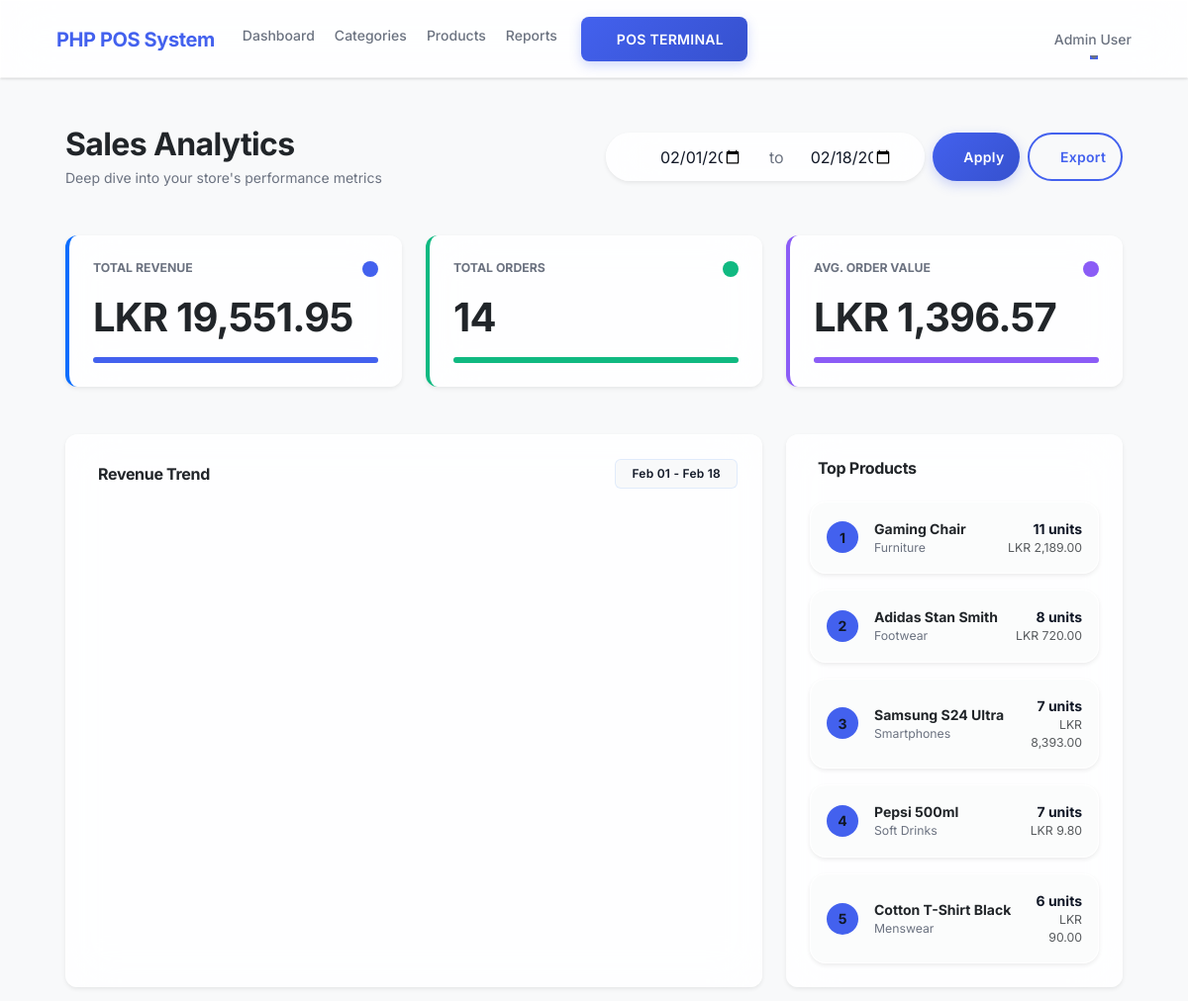
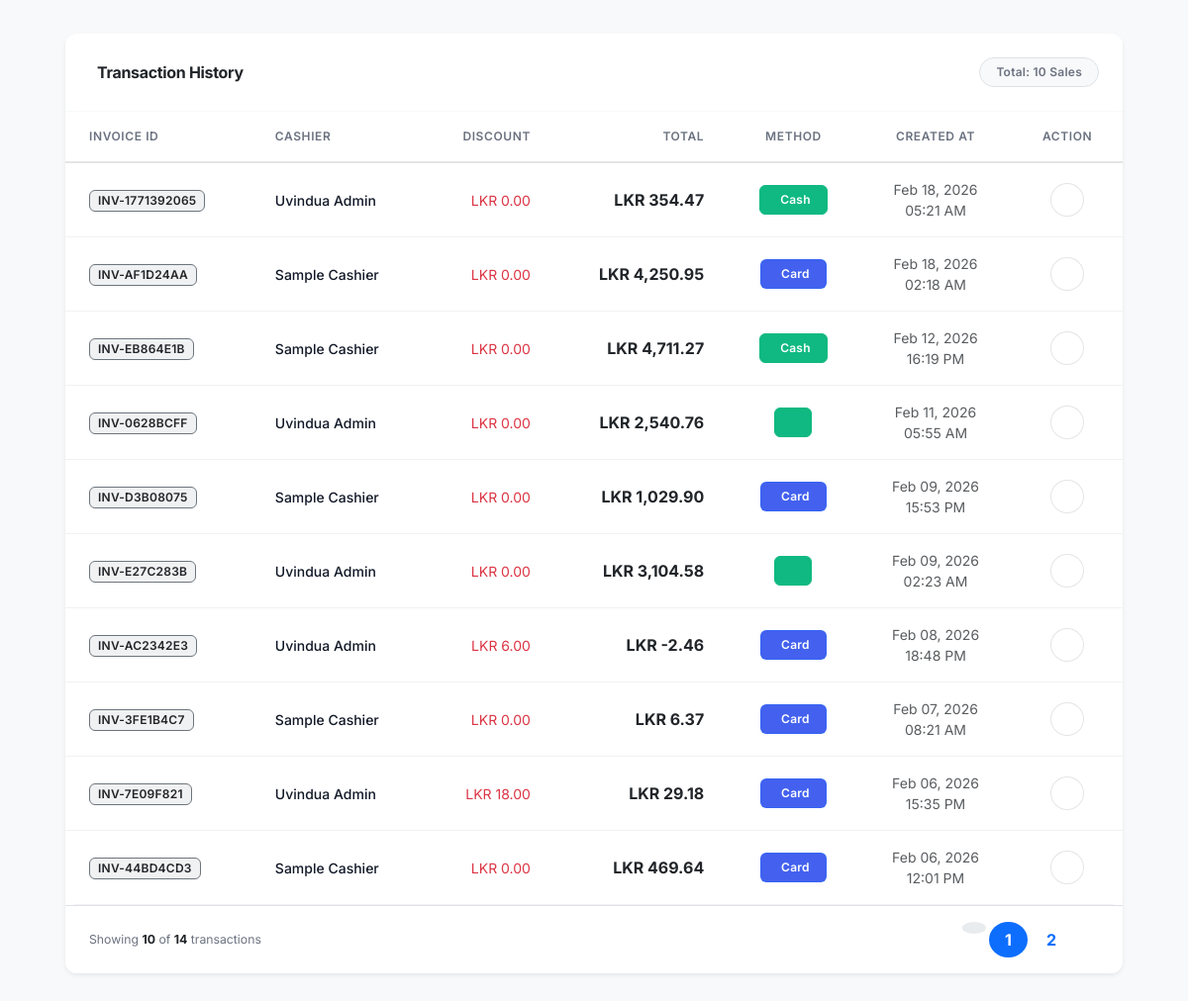
The app's page /reports (signed in) with its own data (2 pictures, top to bottom).
### tables this page shows
CREATE TABLE `sales` (
  `id` int(11) NOT NULL,
  `invoice_id` varchar(50) NOT NULL,
  `user_id` int(11) DEFAULT NULL,
  `customer_id` int(11) DEFAULT NULL,
  `subtotal` decimal(10,2) NOT NULL,
  `tax` decimal(10,2) DEFAULT 0.00,
  `discount` decimal(10,2) DEFAULT 0.00,
  `total` decimal(10,2) NOT NULL,
  `payment_method` enum('cash','card','mobile') DEFAULT 'cash',
  `created_at` timestamp NOT NULL DEFAULT current_timestamp()
);

CREATE TABLE `users` (
  `id` int(11) NOT NULL,
  `name` varchar(255) NOT NULL,
  `email` varchar(255) NOT NULL,
  `username` varchar(255) NOT NULL,
  `password` varchar(255) NOT NULL,
  `role` enum('admin','cashier') DEFAULT 'cashier',
  `created_at` timestamp NOT NULL DEFAULT current_timestamp()
);

### app/views/reports/sales.php (the view, shortened to what the rows shown need)
<?php require APPROOT . '/views/inc/header.php'; ?>
<div class="container-fluid py-4 pb-5">
    <div class="row mb-5 align-items-center">
        <div class="col-md-6">
            <h1 class="h2 mb-1 fw-bold text-dark">Sales Analytics</h1>
        </div>
    </div>
    <div class="row g-4 mb-5">
        <div class="col-xl-4 col-md-6">
            <div class="glass-card p-4 border-0 border-start border-4 border-primary h-100 shadow-sm">
                <h2 class="display-6 fw-bold mb-1 text-dark"><?php echo CURRENCY; ?><?php echo number_format($data['globalStats']->total_revenue, 2); ?></h2>
            </div>
        </div>
        <div class="col-xl-4 col-md-6">
            <div class="glass-card p-4 border-0 border-start border-4 border-success h-100 shadow-sm">
                <h2 class="display-6 fw-bold mb-1 text-dark"><?php echo $data['globalStats']->total_orders; ?></h2>
            </div>
        </div>
        <div class="col-xl-4 col-md-12">
            <div class="glass-card p-4 border-0 border-start border-4 border-purple h-100 shadow-sm">
                <h2 class="display-6 fw-bold mb-1 text-dark"><?php echo CURRENCY; ?><?php echo number_format($data['globalStats']->avg_order_value, 2); ?></h2>
            </div>
        </div>
    </div>
    <div class="glass-card shadow-sm border-0">
        <div class="card-body p-0">
            <div class="table-responsive">
                <table class="table table-hover mb-0">
                    <thead class="bg-light text-secondary">
                        <tr>
                            <th class="ps-4">Invoice ID</th>
                            <th>Cashier</th>
                            <th class="text-end">Discount</th>
                            <th class="text-end">Total</th>
                            <th class="text-center">Method</th>
                            <th class="text-center">Created At</th>
                            <th class="pe-4 text-center">Action</th>
                        </tr>
                    </thead>
                    <tbody>
                        <?php foreach($data['sales'] as $sale) : ?>
                        <tr>
                            <td class="ps-4 align-middle">
                                <span class="badge bg-secondary bg-opacity-10 text-dark border border-secondary border-opacity-20 px-2 py-1"><?php echo $sale->invoice_id; ?></span>
                            </td>
                            <td class="align-middle fw-medium"><?php echo $sale->cashier_name; ?></td>
                            <td class="align-middle text-end text-danger"><?php echo CURRENCY; ?><?php echo number_format($sale->discount, 2); ?></td>
                            <td class="align-middle text-end">
                                <span class="h6 mb-0 fw-bold text-dark"><?php echo CURRENCY; ?><?php echo number_format($sale->total, 2); ?></span>
                            </td>
                            <td class="align-middle text-center">
                                <?php
                                    $icon = 'ph ph-money'; $color = 'success';
                                    if($sale->payment_method == 'card') { $icon = 'ph ph-credit-card'; $color = 'primary'; }
                                ?>
                                <span class="badge bg-<?php echo $color; ?> bg-opacity-10 text-<?php echo $color; ?> border border-<?php echo $color; ?> border-opacity-25 px-3 py-2">
                                    <i class="<?php echo $icon; ?> me-1"></i> <?php echo ucfirst($sale->payment_method); ?>
                                </span>
                            </td>
                            <td class="align-middle text-center text-muted small">
                                <?php echo date('M d, Y', strtotime($sale->created_at)); ?><br>
                                <?php echo date('H:i A', strtotime($sale->created_at)); ?>
                            </td>
                            <td class="pe-4 align-middle text-center">
                                <a href="<?php echo URLROOT; ?>/pos/receipt/<?php echo $sale->id; ?>" target="_blank" class="btn btn-sm btn-light rounded-pill p-3" title="Print Receipt">
                                </a>
                            </td>
                        </tr>
                        <?php endforeach; ?>
                    </tbody>
                </table>
            </div>
        </div>
    </div>
</div>
<?php require APPROOT . '/views/inc/footer.php'; ?>

### records on screen
sales: invoice "INV-1771392065", user.name "Uvindua Admin", discount "0.00", total "354.47", payment_method "Cash", created_at "Feb 18, 2026", created_at "05:21 AM"
sales: invoice "INV-AF1D24AA", user.name "Sample Cashier", discount "0.00", total "4,250.95", payment_method "Card", created_at "Feb 18, 2026", created_at "02:18 AM"
sales: invoice "INV-EB864E1B", user.name "Sample Cashier", discount "0.00", total "4,711.27", payment_method "Cash", created_at "Feb 12, 2026", created_at "16:19 PM"
sales: invoice "INV-0628BCFF", user.name "Uvindua Admin", discount "0.00", total "2,540.76", created_at "Feb 11, 2026", created_at "05:55 AM"
sales: invoice "INV-D3B08075", user.name "Sample Cashier", discount "0.00", total "1,029.90", payment_method "Card", created_at "Feb 09, 2026", created_at "15:53 PM"
sales: invoice "INV-E27C283B", user.name "Uvindua Admin", discount "0.00", total "3,104.58", created_at "Feb 09, 2026", created_at "02:23 AM"
sales: invoice "INV-AC2342E3", user.name "Uvindua Admin", discount "6.00", total "-2.46", payment_method "Card", created_at "Feb 08, 2026", created_at "18:48 PM"
sales: invoice "INV-3FE1B4C7", user.name "Sample Cashier", discount "0.00", total "6.37", payment_method "Card", created_at "Feb 07, 2026", created_at "08:21 AM"
sales: invoice "INV-7E09F821", user.name "Uvindua Admin", discount "18.00", total "29.18", payment_method "Card", created_at "Feb 06, 2026", created_at "15:35 PM"
sales: invoice "INV-44BD4CD3", user.name "Sample Cashier", discount "0.00", total "469.64", payment_method "Card", created_at "Feb 06, 2026", created_at "12:01 PM"

### other values on screen
SITENAME "PHP POS System"
$_SESSION['user_name'] "Admin User"
CURRENCY "LKR"
$data['globalStats']->total_revenue "19,551.95"
$data['globalStats']->total_orders "14"
$data['globalStats']->avg_order_value "1,396.57"
date('M d', strtotime($data['start'])) "Feb 01"
date('M d', strtotime($data['end'])) "Feb 18"
$product->name "Gaming Chair"
$product->category_name "Furniture"
$product->total_qty "11"
$product->total_revenue "2,189.00"
$product->name "Adidas Stan Smith"
$product->category_name "Footwear"
$product->total_qty "8"
